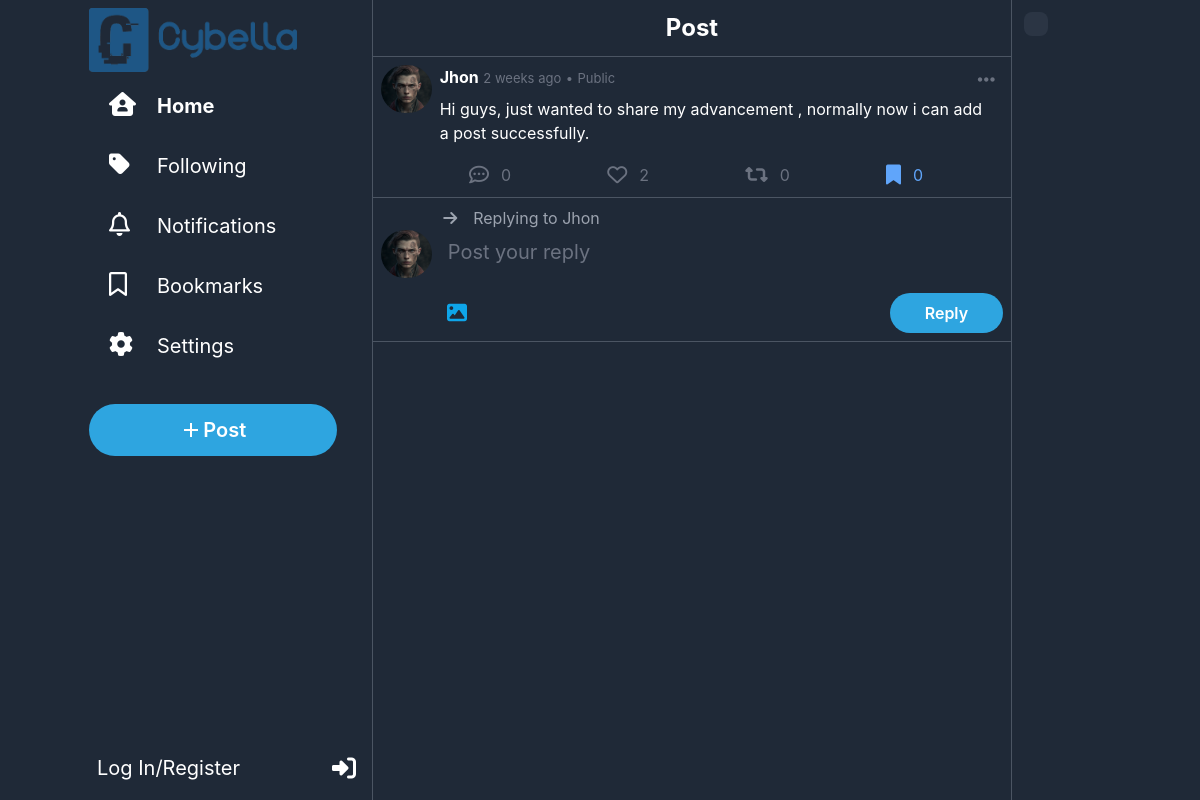
The app's page /post/3, older data.
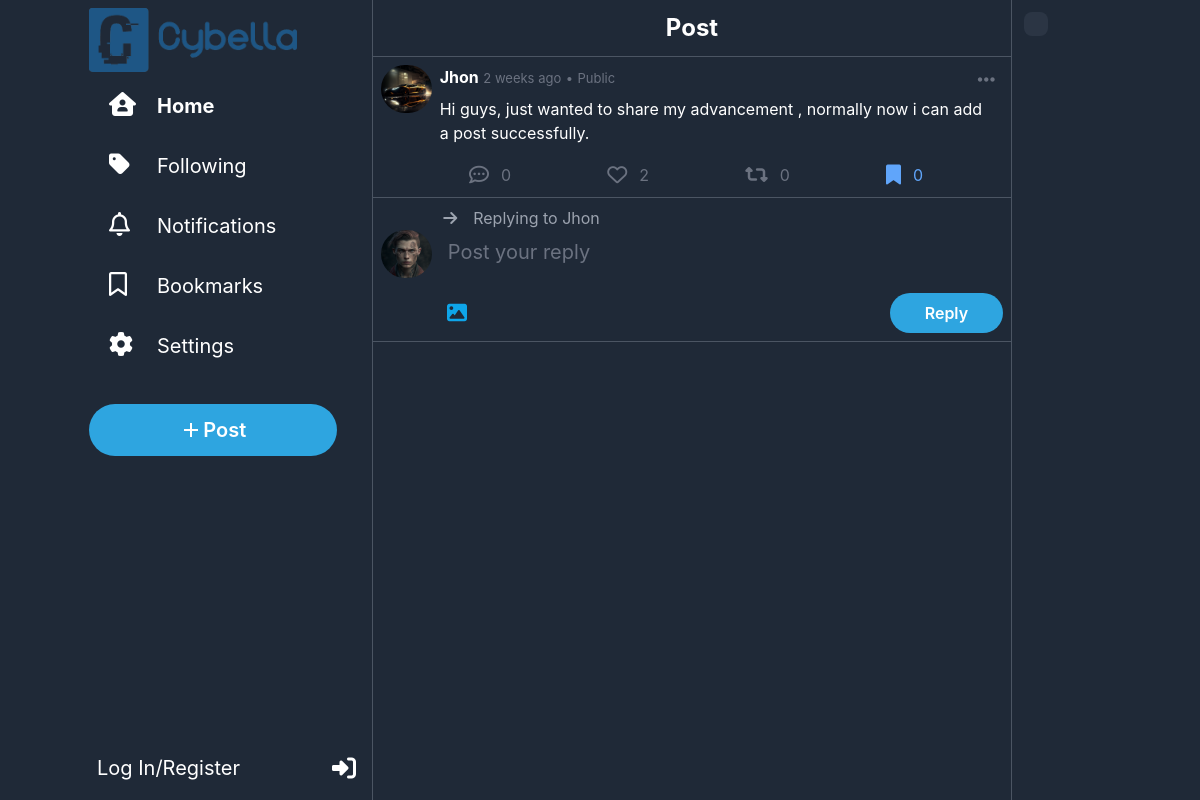
The same page, newer data.
### network/models.py (models this page shows, shortened)
class Post(models.Model):
    user = models.ForeignKey(User, on_delete=models.CASCADE, related_name="posts")
    content = models.CharField(max_length=500)
    timestamp = models.DateTimeField(auto_now_add=True)
    likes = models.ManyToManyField(User, blank=True, related_name="liked_posts")
    images = models.ImageField(upload_to="network/images/posts", blank=True, null=True)
    repost = models.ForeignKey("self", on_delete=models.CASCADE, blank=True, null=True, related_name="reposts")
    parent_post = models.ForeignKey("self", on_delete=models.CASCADE, blank=True, null=True, related_name="comments")

class User(AbstractUser):
    picture = models.ImageField(upload_to="network/images/profile_pictures", blank=True, null=True, default="network/images/profile_pictures/default.png")
    followers = models.ManyToManyField("self", symmetrical=False, blank=True, related_name="following")
    bookmarks = models.ManyToManyField("Post", blank=True, related_name="bookmarked_by")
    bio = models.TextField(blank=True)
    def __str__(self):
        return f"{self.username}"

### network/views.py (the view)
# urls.py: path("post/<int:post_id>",views.view_post, name="post"),
def view_post(request,post_id):
    post = get_object_or_404(Post, id=post_id)
    comments = Post.objects.filter(parent_post=post).order_by("-timestamp").all()
    return render(request, "network/post.html", {
        "comments": comments,
        "post": post
    })

### network/templates/network/post.html (shortened to what the changed rows need)
{% extends "network/layout.html" %}
{% load static %}
{% load custom_filters %}
{% block body %}
<div id="post{{post.id}}" class="w-full mx-auto bg-gray-800 pb-1 p-2 text-white border-b border-gray-600 hover:cursor-pointer hover:bg-slate-800">
    <div onclick="window.location.href='{% url 'index' %}'" class="flex ">
        <a class="w-14 h-12 rounded-full mr-2" href="{% url 'profile' username=post.user %}"><img class="w-14 h-12 rounded-full mr-2" src="{{post.user.picture.url}}" alt="user Avatar"></a>
        <div class="w-full">
            <div class="flex justify-between">
                <div>
                    <span class="font-bold">{{post.user|title}}</span>
                    <span class="text-gray-500 text-[13px]">{{post.timestamp|timesince}} ago</span>
                    <span class="text-gray-500 text-[13px]">•</span>
                    <span class="text-gray-500 text-[13px]">Public</span>
                </div>
                <div onclick="event.stopPropagation(); showOptions(this)"  class="relative hover:cursor-pointer rounded-full hover:bg-blue-600 hover:bg-opacity-20 px-2 py-1">
                </div>
            </div>
            <div class="text-md w-full pl-0 pt-0 p-2  ">{{post.content}}</div>
        </div>
    </div>
    <div class="flex justify-between mt-1 mx-20 text-gray-500">
        <div onclick="reply()" class="flex hover:text-blue-400 hover:cursor-pointer"><i class="fa-regular fa-comment-dots text-xl rounded-full hover:bg-blue-400 hover:bg-opacity-20 p-2 "></i><span class="mt-1.5 ml-1">{{post.comments.count}}</span></div>
        {% if user not in post.likes.all%}
            <div id="like" onclick="like(this,{{post.id}})" class="flex hover:text-rose-400 hover:cursor-pointer"><i class="fa-regular fa-heart text-xl rounded-full hover:bg-rose-400 hover:bg-opacity-20 p-2"></i><span class="mt-1.5 ml-1">{{post.likes.count}}</span></div>
        {%else%}
            <div id="like" onclick="like(this,{{post.id}})" class="flex hover:text-rose-400 hover:cursor-pointer text-rose-400"><i class="fa-solid fa-heart text-xl rounded-full hover:bg-rose-400 hover:bg-opacity-20 p-2"></i><span class="mt-1.5 ml-1">{{post.likes.count}}</span></div>
        {%endif%}
        {% if not user.is_authenticated or not post|is_reposted_by_user:user%}
            <div id="repost" onclick="repost(this,{{post.id}})" class="flex hover:text-emerald-500 hover:cursor-pointer"><i class="fa-solid fa-retweet text-xl rounded-full hover:bg-emerald-500 hover:bg-opacity-20 p-2"></i><span class="mt-1.5 ml-1">{{post.reposts.count}}</span></div>
        {%else%}
            <div id="repost" onclick="repost(this,{{post.id}})" class="flex text-emerald-500 hover:text-emerald-500 hover:cursor-pointer"><i class="fa-solid fa-retweet text-xl rounded-full hover:bg-emerald-500 hover:bg-opacity-20 p-2"></i><span class="mt-1.5 ml-1">{{post.reposts.count}}</span></div>
        {%endif%}
        {% if post not in user.bookmarks.all %}
            <div onclick="bookmark(this,{{post.id}});adjustBookmark(this);" class="flex hover:text-blue-400 hover:cursor-pointer"><i class="fa-regular fa-bookmark text-xl rounded-full hover:bg-blue-400 hover:bg-opacity-20 p-2"></i><span class="mt-1.5 ml-1">{{post.bookmarked_by.count}}</span></div>
        {%else%}
            <div onclick="bookmark(this,{{post.id}});adjustBookmark(this);" class="flex text-blue-400 hover:text-blue-400 hover:cursor-pointer"><i class="fa-solid fa-bookmark text-xl rounded-full hover:bg-blue-400 hover:bg-opacity-20 p-2 "></i><span class="mt-1.5 ml-1">{{post.bookmarked_by.count}}</span></div>
        {%endif%}
    </div>
</div>
<div class="w-full  mx-auto bg-gray-800 p-2 text-white border-b border-gray-600 ">
    <form method="Post" action="{% url 'comment' post_id=post.id %}" enctype="multipart/form-data">
        <div class="ml-[10%] text-gray-400"><i class="fa-solid fa-arrow-right mr-4"></i>Replying to {{post.user|title}}</div>
        <div class="flex">
            {%if user.is_authenticated %}
                <img class="w-14 h-12 rounded-full mr-2" src="{{user.picture.url}}" alt="Profile Avatar">
            {%else%}
                <img class="w-14 h-12 rounded-full mr-2" src="{% static 'network/Images/default.png' %}" alt="Profile Avatar">
            {%endif%}
            <div class="w-full text-xl">
            </div>
        </div>
        <div class="flex justify-between mt-2 ml-14">
            <label for="I" class=" flex items-center hover:cursor-pointer rounded-full hover:bg-sky-400 hover:bg-opacity-10 px-2.5" alt="Media">
            </label>
            <button class="tweet w-[20%] px-1 py-2" type="submit"> <span>Reply</span></button>
        </div>
    </form>
</div>
{% endblock %}

Row changes from the older to the newer data that the page shows:
changed through a linked row, Post "Jhon": user.picture: picture added in place of a placeholder
